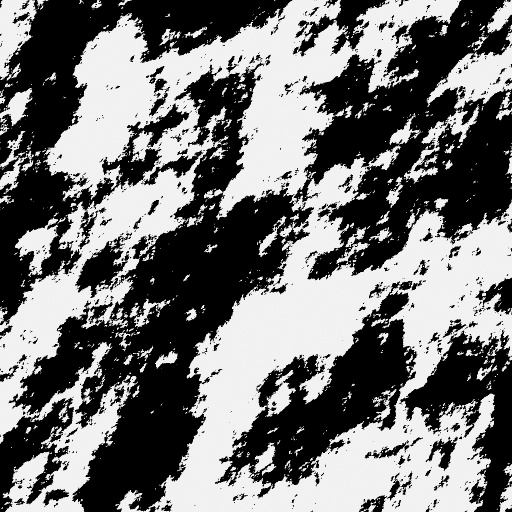
#> input picture assets/source-library/noise/misc/11838.jpg, 512 x 512 px, given in place of perlin-01.png, which was not available
$ python build-dressed-stone-pbr.py
#> lines starting #> are read from the running program, lines starting #| are printed output that depends on the picture
"""Build high-detail tileable 1024x1024 PBR dressed-stone textures from CC0 noise library.

Reads tileable greyscale maps from assets/source-library/noise/ and writes:
  - public/assets/textures/locations/dressed-stone-color.webp
  - public/assets/textures/locations/dressed-stone-normal.webp
  - public/assets/textures/locations/dressed-stone-rough.webp
"""
import os
import numpy as np
from PIL import Image

ROOT = os.path.abspath(os.path.join(os.path.dirname(__file__), '..', '..'))
NOISE_ROOT = os.path.join(ROOT, 'assets', 'source-library', 'noise')
OUT_DIR = os.path.join(ROOT, 'public', 'assets', 'textures', 'locations')
SIZE = 1024


def load_tile(rel_path, repeats=1):
#> called with rel_path = 'perlin/perlin-01.png', repeats = 1
    path = os.path.join(NOISE_ROOT, rel_path)
    img = Image.open(path).convert('L')
    tile_sz = SIZE // repeats
    if img.size != (tile_sz, tile_sz):
        img = img.resize((tile_sz, tile_sz), Image.Resampling.BICUBIC)
#> img: PIL image 1024x1024 L
    arr = np.asarray(img, dtype=np.float32) / 255.0
    # Guarantee 100% seamless periodic borders via raised-cosine edge blend with half-shifted copy
    t = np.linspace(0.0, 1.0, tile_sz, endpoint=False, dtype=np.float32)
    wx = 0.5 - 0.5 * np.cos(t * 2.0 * np.pi)
    w = wx[None, :] * wx[:, None]
    shifted = np.roll(np.roll(arr, tile_sz // 2, axis=0), tile_sz // 2, axis=1)
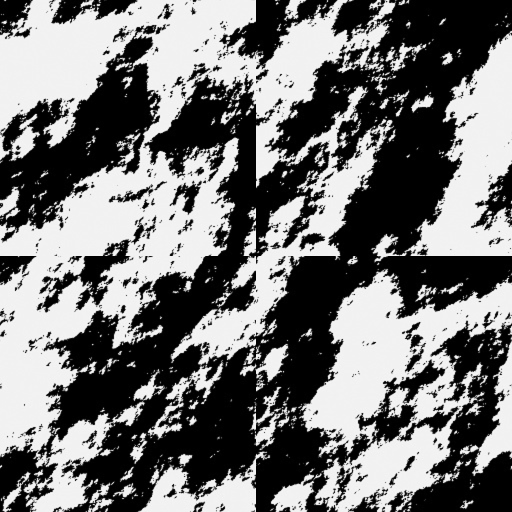
#> shifted: shape (1024, 1024) float32 (shown at 1/2 size); min 0, max 1, mean 0.461
    arr = arr * w + shifted * (1.0 - w)
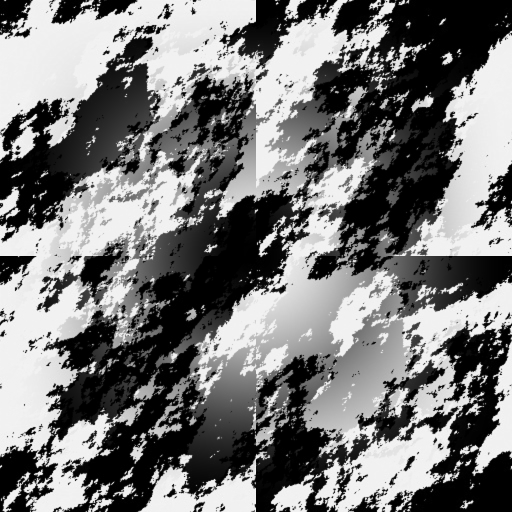
#> arr: shape (1024, 1024) float32 (shown at 1/2 size); min 0, max 1, mean 0.471
    if repeats > 1:
        arr = np.tile(arr, (repeats, repeats))
    return arr


def smoothstep(edge0, edge1, x):
    t = np.clip((x - edge0) / max(edge1 - edge0, 1e-6), 0.0, 1.0)
    return t * t * (3.0 - 2.0 * t)


def build():
    os.makedirs(OUT_DIR, exist_ok=True)

    # Tileable CC0 noise layers at multiple frequencies
    macro_perlin = load_tile('perlin/perlin-01.png', repeats=1)
    mid_vein = load_tile('vein/vein-02.png', repeats=2)
#> call 2 of load_tile, with rel_path = 'vein/vein-02.png', repeats = 2
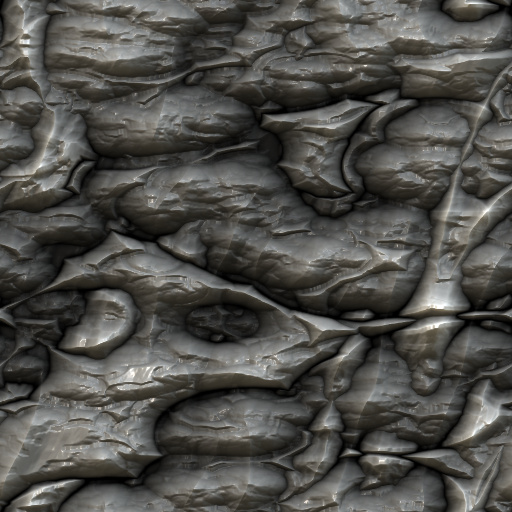
#> input picture assets/source-library/noise/misc/12366.jpg, 512 x 512 px, given in place of vein-02.png, which was not available
#> in load_tile (call 2), `shifted = np.roll(np.roll(arr, tile_sz // 2, axis=0), tile_sz // 2, ax..`:
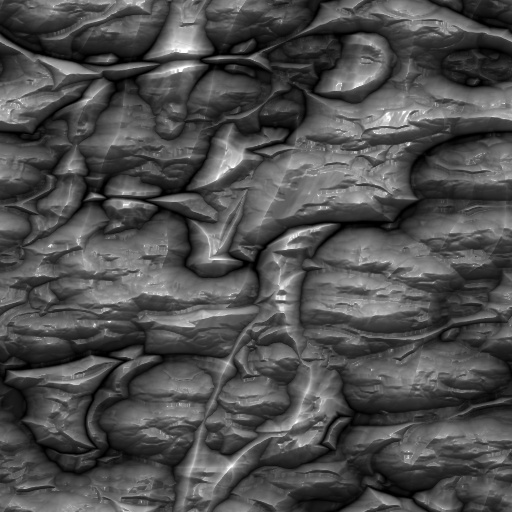
#> shifted: shape (512, 512) float32; min 0, max 1, mean 0.307
#> in load_tile (call 2), `arr = arr * w + shifted * (1.0 - w)`:
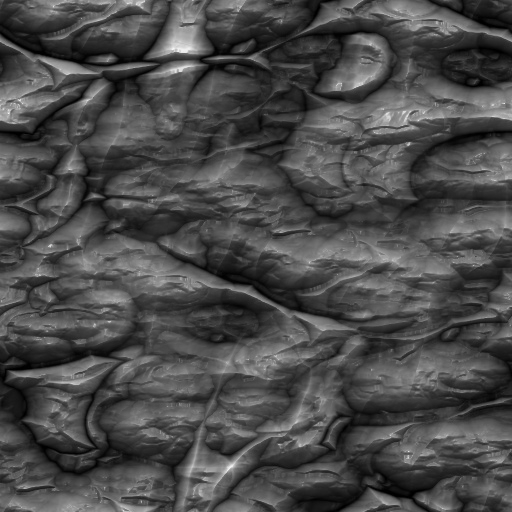
#> arr: shape (512, 512) float32; min 0, max 0.964, mean 0.293
#> in load_tile (call 2), `arr = np.tile(arr, (repeats, repeats))`:
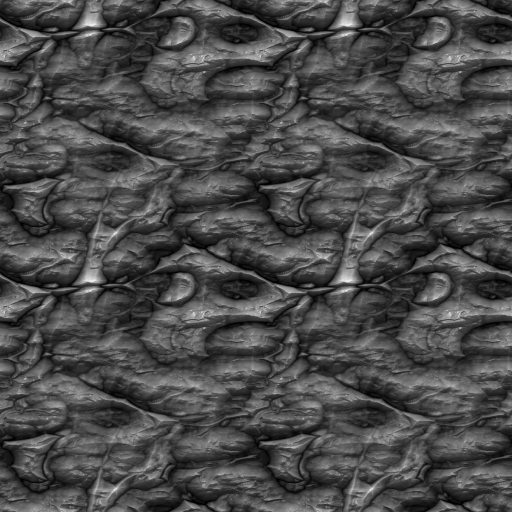
#> arr: shape (1024, 1024) float32 (shown at 1/2 size); min 0, max 0.964, mean 0.293
    fine_grain = load_tile('grainy/grainy-01.png', repeats=2)
    micro_grain = load_tile('grainy/grainy-05.png', repeats=4)
    cracks_raw = load_tile('cracks/cracks-02.png', repeats=2)
    streak = load_tile('streak/streak-03.png', repeats=2)
    pits_raw = load_tile('voronoi/voronoi-03.png', repeats=4)

    # Hairline stone cracks (dark lines where cracks_raw is low)
    crack_mask = 1.0 - smoothstep(0.06, 0.24, cracks_raw)
    # Pitted micro-pores (small recessed granite cavities)
    pore_mask = 1.0 - smoothstep(0.02, 0.14, pits_raw)

    # Subtle diagonal/horizontal hand-chisel mason's tooling grooves (100% periodic)
    ys, xs = np.mgrid[0:SIZE, 0:SIZE].astype(np.float32)
    u = xs / SIZE
    v = ys / SIZE
    chisel_wave = 0.5 + 0.5 * np.sin((v * 64.0 + u * 6.0 + macro_perlin * 1.4) * (2.0 * np.pi))
    chisel_fine = 0.5 + 0.5 * np.sin((v * 128.0 - u * 12.0 + mid_vein * 1.2) * (2.0 * np.pi))
    chisel = 0.65 * chisel_wave + 0.35 * chisel_fine

    # Rich carved dwarven granite albedo: warm/cool quarry beds + mineral veining + quartz/mica speckle + cracks
    cool_stone = np.array([0.48, 0.49, 0.52], dtype=np.float32)
    warm_stone = np.array([0.64, 0.60, 0.54], dtype=np.float32)
    vein_dark = np.array([0.33, 0.32, 0.31], dtype=np.float32)
    crack_col = np.array([0.16, 0.15, 0.14], dtype=np.float32)

    tone_mix = smoothstep(0.22, 0.78, macro_perlin * 0.7 + streak * 0.3)
    albedo = cool_stone[None, None, :] * (1.0 - tone_mix[..., None]) + warm_stone[None, None, :] * tone_mix[..., None]

    # Mineral vein banding
    vein_factor = smoothstep(0.35, 0.78, mid_vein) * 0.28
    albedo = albedo * (1.0 - vein_factor[..., None]) + vein_dark[None, None, :] * vein_factor[..., None]

    # Crystalline granite mica (dark) & quartz (pale) speckles
    dark_mica = smoothstep(0.68, 0.88, fine_grain) * 0.32 + smoothstep(0.72, 0.92, micro_grain) * 0.24
    pale_quartz = smoothstep(0.74, 0.92, 1.0 - fine_grain) * 0.20 + smoothstep(0.76, 0.94, 1.0 - micro_grain) * 0.16
    albedo = albedo * (1.0 - dark_mica[..., None]) + pale_quartz[..., None] * np.array([0.78, 0.76, 0.72], dtype=np.float32)

    # Subtle chisel tooling highlights & grime in pores/cracks
    albedo *= (0.93 + 0.12 * chisel[..., None])
    albedo *= (1.0 - 0.12 * (1.0 - streak[..., None]))
    albedo = albedo * (1.0 - pore_mask[..., None] * 0.42) + crack_col[None, None, :] * (pore_mask[..., None] * 0.42)
    albedo = albedo * (1.0 - crack_mask[..., None] * 0.72) + crack_col[None, None, :] * (crack_mask[..., None] * 0.72)
    albedo = np.clip(albedo, 0.04, 0.96)

    # Combined heightfield for crisp tangent-space normal map
    height = (
        0.24 * macro_perlin
        + 0.20 * mid_vein
        + 0.22 * fine_grain
        + 0.14 * micro_grain
        + 0.14 * chisel
        - 0.32 * pore_mask
        - 0.55 * crack_mask
    )
    # Periodic central-difference gradient so normal map tiles with zero seam
    gx = (np.roll(height, -1, axis=1) - np.roll(height, 1, axis=1)) * 4.8
    gy = (np.roll(height, -1, axis=0) - np.roll(height, 1, axis=0)) * 4.8
    nx = -gx
    ny = gy
    nz = np.ones_like(height)
    inv_len = 1.0 / np.sqrt(nx * nx + ny * ny + nz * nz)
    normal = np.stack([
        (nx * inv_len) * 0.5 + 0.5,
        (ny * inv_len) * 0.5 + 0.5,
        (nz * inv_len) * 0.5 + 0.5,
    ], axis=2)

    # Roughness map (G channel read by StoneSurface.js; R=AO, G=Roughness, B=0)
    ao = np.clip(1.0 - crack_mask * 0.55 - pore_mask * 0.35 - (1.0 - chisel) * 0.08, 0.35, 1.0)
    rough = np.clip(
        0.74
        + (0.5 - macro_perlin) * 0.14
        + (0.5 - chisel) * 0.10
        - pale_quartz * 0.36
        + pore_mask * 0.18
        + crack_mask * 0.22,
        0.48,
        0.96,
    )
    orm = np.stack([ao, rough, np.zeros_like(rough)], axis=2)

    Image.fromarray((albedo * 255).astype(np.uint8), 'RGB').save(
        os.path.join(OUT_DIR, 'dressed-stone-color.webp'), 'WEBP', quality=90
    )
    Image.fromarray((np.clip(normal, 0, 1) * 255).astype(np.uint8), 'RGB').save(
        os.path.join(OUT_DIR, 'dressed-stone-normal.webp'), 'WEBP', quality=92
    )
    Image.fromarray((orm * 255).astype(np.uint8), 'RGB').save(
        os.path.join(OUT_DIR, 'dressed-stone-rough.webp'), 'WEBP', quality=90
    )
    print('Wrote 1024x1024 dressed-stone-{color,normal,rough}.webp')


if __name__ == '__main__':
#> (the run stopped early here; a loop or call above may not have finished)
